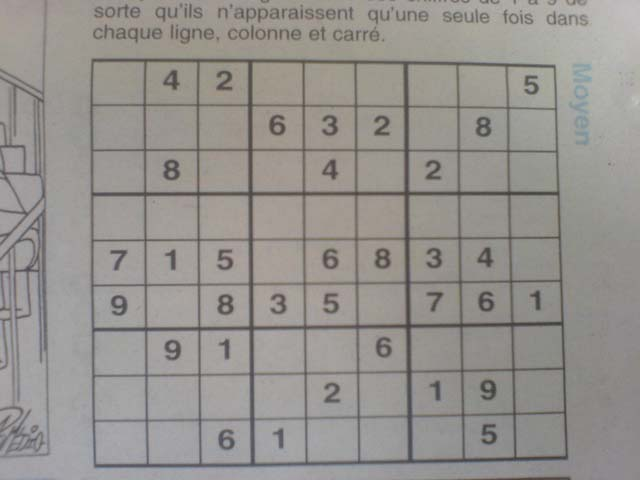
#> input picture python_scripts/original_dataset/image10.jpg, 640 x 480 px; its folder holds only this picture in this run
$ python -i python_helper_functions.py   (imports and definitions only)   (older library calls are emulated)
#> lines starting #> are read from the running program, lines starting #| are printed output that depends on the picture; after the words box and inside, x2 and y2 are one past the last pixel; in counts of white or black regions, pixels touching at a corner belong together
from matplotlib import pyplot as plt
import numpy as np
import cv2
from copy import copy
import os
import torch
from torch.utils.data import TensorDataset, random_split
from torch.utils.data.dataset import Subset
from torch import Tensor, Size
import torch.optim as optim
from pathlib import Path
from functools import partial
import logging
from typing import *

log = logging.getLogger(__name__)

class SudokuDataset(torch.utils.data.Dataset):
    """
    Dataset class for the Sudoku dataset. The occurrences of each label are counted,
    and the inverse frequency is calculated to address class imbalance.
    In particular, the dataset will typically contain a lot of empty cells and therefore
    samples with a label of zero will dominate the dataset.
    """
    # [9 lines left out: function __init__, not called in this run]

    def __len__(self)->int:
        return len(self.x)

    def __getitem__(self, idx) -> Tuple[Tensor, Tensor]:
        return self.x[idx], self.y[idx]

# [53 lines left out: function get_sudoku_dataset, not called in this run]

def resize_image_high_quality(image: Union[cv2.Mat, np.ndarray[Any, np.dtype]], target_width: int = 3400, target_height: int = 2500,
                              interpolation_method: int = cv2.INTER_LANCZOS4):
    """
    Resize the image to the target dimension only if current dimensions are smaller. Uses high-quality interpolation methods.
    :param image:                   Input image (numpy array)
    :param target_width:            Target width (default: 3400)
    :param target_height:           Target height (default: 2500)
    :param interpolation_method:    INTER_CUBIC produces high quality scaling, and INTER_LANCZOS4 has even higher
                                    quality with slower speed.
    :return:                        Resized image or original image if already large enough.
    """
    current_height, current_width = image.shape[:2]
    if current_width >= target_width and current_height >= target_height:
        # if the image is already larger than the target size, return it as is
        log.debug(f"Image already large enough ({current_width}x{current_height}). No resize needed.")
        return image

    log.debug(f"Resizing from {current_width}x{current_height} to {target_width}x{target_height}")

    # resize the image
    resized = cv2.resize(image, (target_width, target_height), interpolation=interpolation_method)

    return resized

def extract_sudoku_puzzle(image_path: str, new_size: Optional[Tuple[int, int]] = None,
                          display: bool = False) -> Union[cv2.Mat, np.ndarray[Any, np.dtype]]:
    """
    Extracts a warped and cropped sudoku puzzle from an image.
    :param image_path:  The path of the image to extract the sudoku puzzle from.
    :param new_size:    If specified, the size of the final image should match.
    :param display:     If true, plots are displayed of each step of transformation.
    :return:            A resulting image that extracts soley the Sudoku puzzle from the original image.
    """
#> called with image_path = 'original_dataset/image10.jpg', display = False
    original_image = resize_image_high_quality(cv2.cvtColor(cv2.imread(image_path, cv2.IMREAD_COLOR),
                                                            cv2.COLOR_BGR2RGB))
#> in resize_image_high_quality, `current_height, current_width = image.shape[:2]`: current_height = 480; current_width = 640
    colored_image = copy(original_image)
    gray_image = resize_image_high_quality(cv2.imread(image_path, cv2.IMREAD_GRAYSCALE))

    img_width = gray_image.shape[1]
    img_height = gray_image.shape[0]

    log.debug(f"Shape of image: {img_width}, {img_height}")

    modified_image = cv2.addWeighted(gray_image, 1.2, gray_image, 0, 0.0)
    modified_image = cv2.medianBlur(modified_image, 25)
    modified_image = cv2.adaptiveThreshold(modified_image, 255, cv2.ADAPTIVE_THRESH_MEAN_C, cv2.THRESH_BINARY, 11, 2)
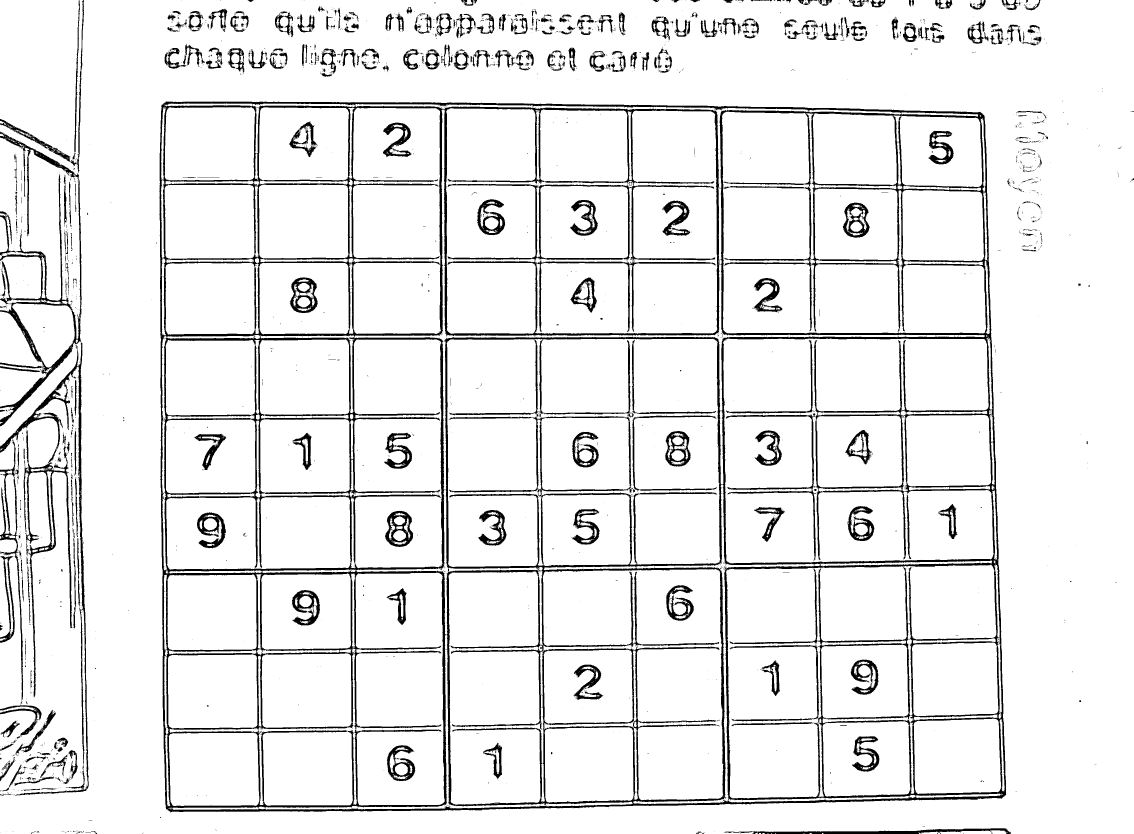
#> modified_image: shape (2500, 3400) (shown at 1/3 size); 91.5% white; 2327 black regions (1912 under 20 px), largest, box (x1, y1, x2, y2) and area: (478, 304, 3019, 2438) 420844, (0, 395, 245, 1279) 23354, (0, 1029, 266, 2387) 16972
    modified_image = cv2.Canny(modified_image, 250, 200)
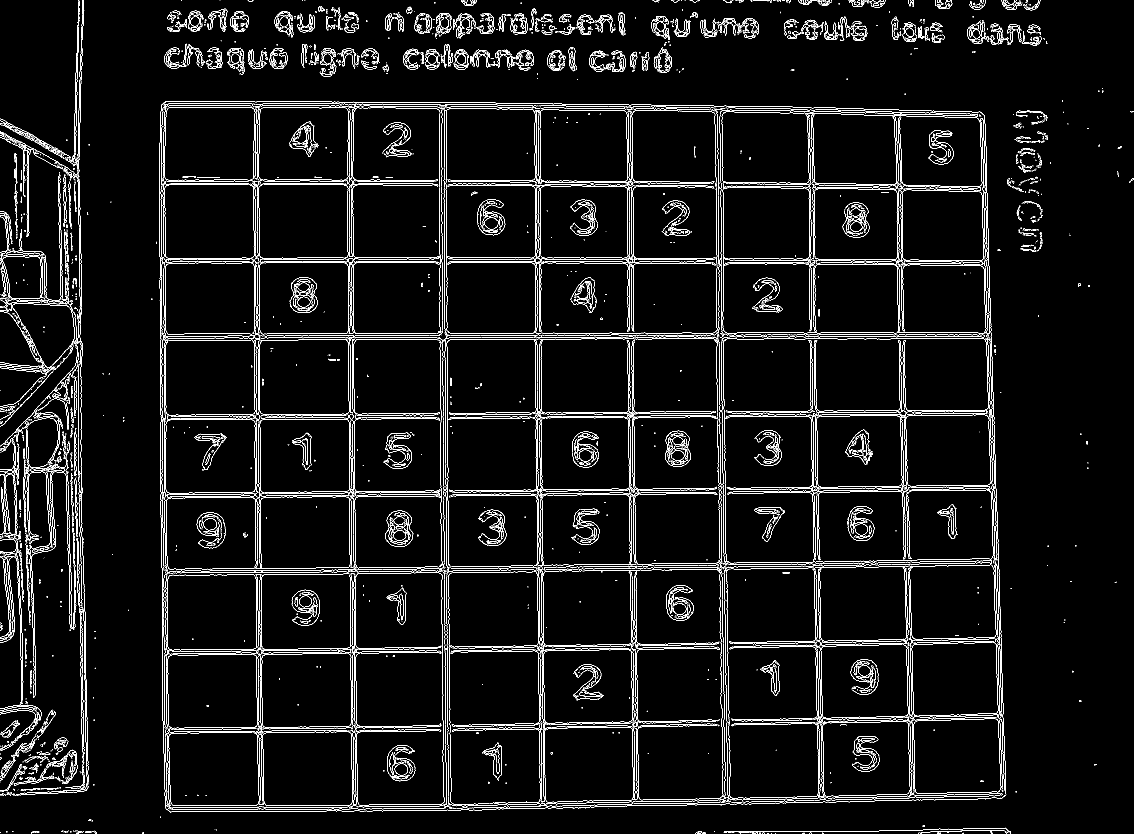
#> modified_image: shape (2500, 3400) (shown at 1/3 size); 3.4% white in thin lines or dots
    modified_image = cv2.dilate(modified_image, np.ones((11, 11), np.uint8), np.zeros(gray_image.shape), [-1, 1])
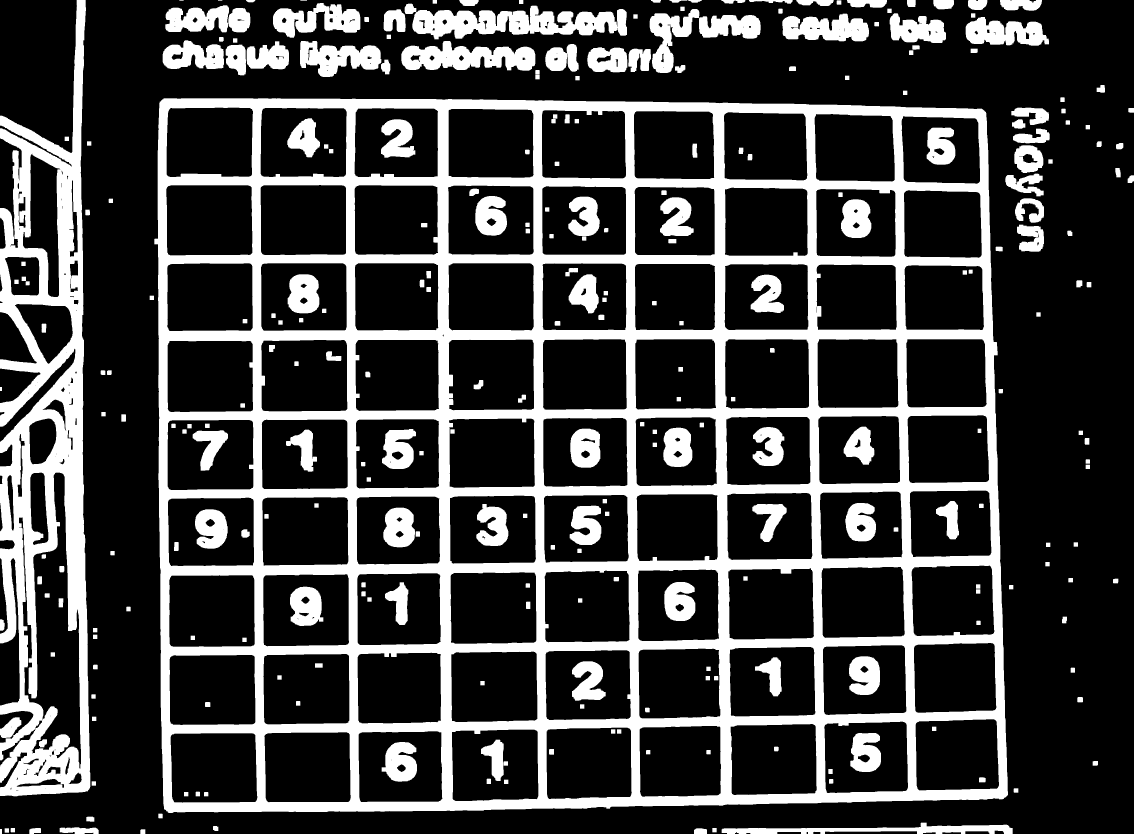
#> modified_image: shape (2500, 3400) (shown at 1/3 size); 24.5% white; 291 white regions

    contours, _ = cv2.findContours(modified_image, cv2.RETR_TREE, cv2.CHAIN_APPROX_SIMPLE)
#> contours = 552 contours, 63 with area under 20; largest, box (x1, y1, x2, y2) and area: (463, 295, 3024, 2439) 5314426, (0, 0, 271, 2389) 443740, (56, 1417, 244, 2306) 77028, (507, 1725, 765, 1941) 54582, (789, 1722, 1048, 1940) 54538

    # sort by the largest contour
    contour_areas = np.array([cv2.contourArea(cont) for cont in contours])
#> contour_areas = 552 values, max 5314426 at index 74, min 2 at index 103, mean 19241.9
    area_indices = np.flip(np.argsort(contour_areas))
#> area_indices = 552 values, max 551 at index 85, min 0 at index 316, mean 275.5

    # Just to analyze the area of the largest contour
    largest_area = contour_areas[area_indices[0]]
#> largest_area = 5314426
    total_area = img_width * img_height

    # filter out contours whose area is nearly the entire image which would indicate that there is a border around
    # the image
    l_i = 0  # choose the first contour below the 98% threshold
    area_threshold = 0.98
    for i, area_idx in enumerate(area_indices):
        curr_area = contour_areas[area_idx]
        if curr_area / total_area < area_threshold:
            l_i = i
            break
#> this loop made 1 pass
#> (area_idx, curr_area, l_i) on pass 1: (74, 5314426, 0)
    area_indices = area_indices[l_i:]

    # for a_idx in area_indices:
    # perimeter = cv2.arcLength(contours[a_idx[0], True) * 0.02
    # approx = cv2.approxPolyDP(contours[a_idx[0], perimeter, True)
    approx = cv2.approxPolyN(contours[area_indices[0]], nsides=4, epsilon_percentage=-1.0, ensure_convex=True)
#> approx = [[2975, 318], [3024, 2397], [487, 2457], [457, 285]]

    contourArea = cv2.contourArea(approx)
#> contourArea = 5372734.5
    # if len(approx) == 4 and abs(contourArea) > 2000 and cv2.isContourConvex(approx):
    log.debug(f"This is a valid contour; Area of contour is {contourArea}; Shape of approx is {approx.shape}")
    for i in range(len(approx)):
        point = np.squeeze(approx[i])
        log.debug(f"Point_{i}: ({point[0]},{point[1]})")
#> this loop made 1 pass
#> point on pass 1: [[2975, 318], [3024, 2397], [487, 2457], [457, 285]]

    temp_approx = np.squeeze(approx)
#> temp_approx has the same summary as approx
    log.debug(f"temp_approx shape {temp_approx.shape}")
    abs_vals = np.array([temp_approx[i, 0] * temp_approx[i, 1] for i in range(temp_approx.shape[0])])
#> abs_vals = [946050, 7248528, 1196559, 130245]
    tl_idx = np.argmin(abs_vals)
#> tl_idx = 3
    br_idx = np.argmax(abs_vals)
#> br_idx = 1
    top_left = temp_approx[tl_idx, :]
#> top_left = [457, 285]
    bottom_right = temp_approx[br_idx, :]
#> bottom_right = [3024, 2397]
    other_idx = [i for i in range(len(temp_approx)) if (i != tl_idx and i != br_idx)]
#> other_idx = [0, 2]
    top_right = temp_approx[other_idx[0], :] if temp_approx[other_idx[0], 1] > temp_approx[
        other_idx[1], 1] else temp_approx[other_idx[1], :]
#> top_right = [487, 2457]
    bottom_left = temp_approx[other_idx[0], :] if temp_approx[other_idx[0], 0] > temp_approx[
        other_idx[1], 0] else temp_approx[other_idx[1], :]
#> bottom_left = [2975, 318]

    reordered_approx = np.expand_dims(np.array([top_left, top_right, bottom_right, bottom_left]), axis=1)
#> reordered_approx = [[457, 285], [487, 2457], [3024, 2397], [2975, 318]]
    log.debug(f"Reordered: \n{reordered_approx}")
    approx = reordered_approx
#> approx has the same summary as reordered_approx
    # break

    if img_height < img_width:
        orientation = 'landscape'
        square_size = int(img_height * 0.90)
    else:
        orientation = 'portrait'
        square_size = int(img_width * 0.90)

    # get the perspective transform matrix
    target_coordinates = np.array([[0, 0], [0, square_size], [square_size, square_size], [square_size, 0]],
                                  dtype=np.float32)
    # target_coordinates = np.array([[square_size, 0], [square_size, square_size], [0, square_size], [0, 0]],
    #                               dtype=np.float32)
    transformation_matrix = cv2.getPerspectiveTransform(np.squeeze(approx).astype(np.float32), target_coordinates)
#> transformation_matrix = [[0.85, -0.0117, -385.1], [-0.0136, 1.04, -289.6], [-1.69e-05, 4.08e-06, 1]]

    # Apply the perspective transformation
    result_img = cv2.warpPerspective(colored_image, transformation_matrix, (int(square_size), int(square_size)))
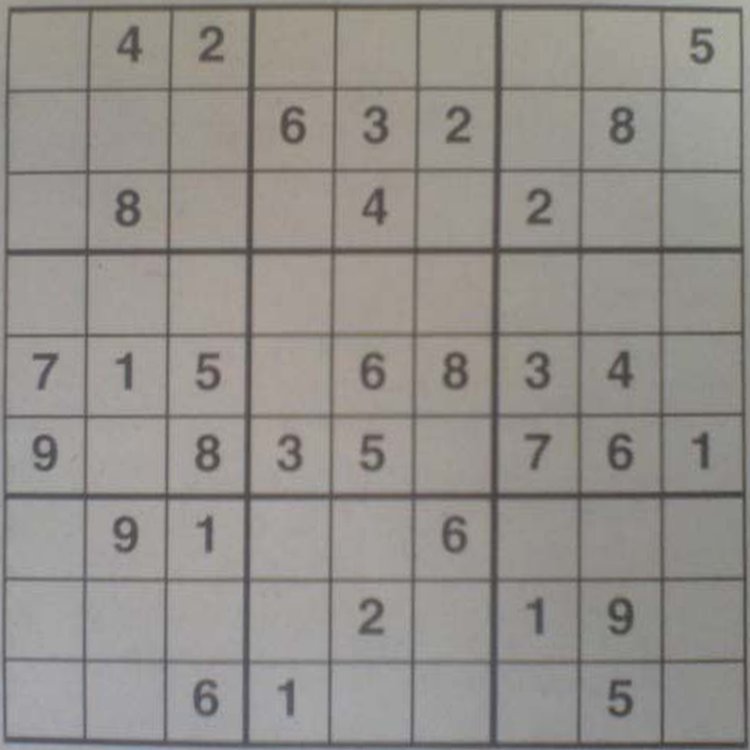
#> result_img: shape (2250, 2250, 3) (shown at 1/3 size); mean R, G, B 147.2, 143.5, 139.1

    log.debug(f"Orientation: {orientation}, Square Size: {square_size}, Image dimensions: {original_image.shape}")
    log.debug(f"Target (x,y) coordinates:\n{target_coordinates}")

    if display:
        # display results
        fig = plt.figure(figsize=(12, 8))
        plt.subplot(1, 2, 1), plt.imshow(colored_image, 'gray')
        plt.title('Original Image')
        plt.xticks([]), plt.yticks([])
        plt.subplot(1, 2, 2), plt.imshow(result_img, 'gray')
        plt.title('Warped Image')
        plt.xticks([]), plt.yticks([])
        plt.show()

    if new_size is not None:
        result_img = cv2.resize(result_img, new_size)

    return result_img

# [106 lines left out: functions format_inputs_cells, parse_processed_dataset, parse_cells, parse_dat, not called in this run]

class CannyEdgeDetector:
    def __init__(self):
        pass

    # [183 lines left out: functions gaussian_blur, compute_gradients, non_maximum_suppression, double_threshold, hysteresis, __call__ and 2 more, not called in this run]

>>> result = extract_sudoku_puzzle('original_dataset/image10.jpg')

$ run again, on python_scripts/original_dataset/image1000.jpg
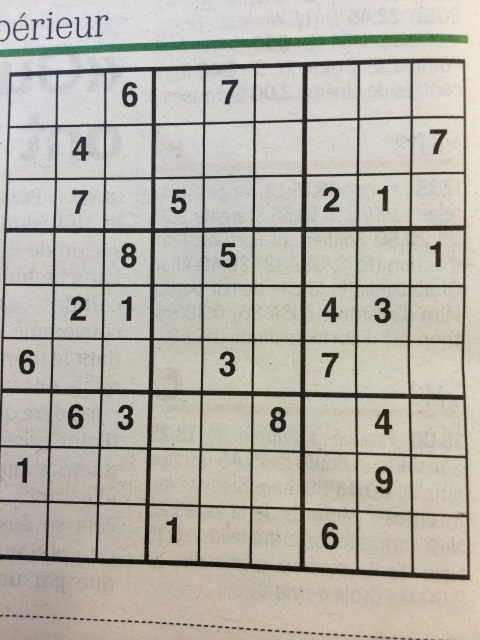
#> input picture python_scripts/original_dataset/image1000.jpg, 960 x 1280 px (shown at 1/2 size)
#> current_height = 1280; current_width = 960
#> resized: shape (2500, 3400)
#> image: shape (1280, 960)
#> in extract_sudoku_puzzle, `modified_image = cv2.dilate(modified_image, np.ones((11, 11), np.uint8..`:
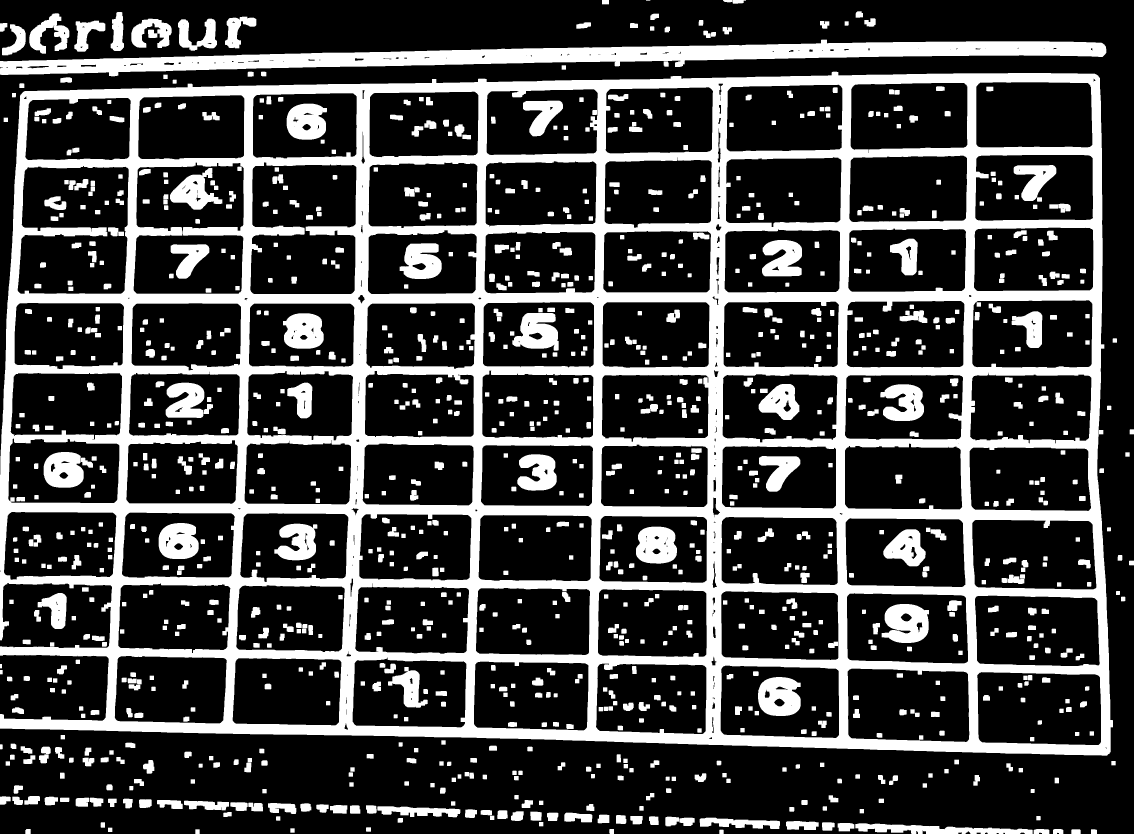
#> modified_image: shape (2500, 3400) (shown at 1/3 size); 25.4% white; 1157 white regions
#> contours = 1492 contours, 97 with area under 20; largest, box (x1, y1, x2, y2) and area: (0, 215, 3339, 2267) 6396587, (0, 119, 3319, 229) 139986, (400, 487, 732, 882) 115644, (52, 497, 387, 882) 113900, (750, 486, 1070, 883) 112732
#> contour_areas = 1492 values, max 6396587 at index 210, min 2 at index 191, mean 8147.5
#> area_indices = 1492 values, max 1491 at index 528, min 0 at index 1278, mean 745.5
#> largest_area = 6396587
#> the loop in extract_sudoku_puzzle, `for i, area_idx in enumerate(area_indices):` made 1 pass
#> (area_idx, curr_area, l_i) on pass 1: (210, 6396587, 0)
#> in extract_sudoku_puzzle, `approx = cv2.approxPolyN(contours[area_indices[0]], nsides=4, epsilon_..`: approx = [[3340, 2268], [-54, 2184], [60, 260], [3300, 200]]
#> contourArea = 6621176
#> the loop in extract_sudoku_puzzle, `for i in range(len(approx)):` made 1 pass
#> point on pass 1: [[3340, 2268], [-54, 2184], [60, 260], [3300, 200]]
#> temp_approx has the same summary as approx
#> abs_vals = [7575120, -117936, 15600, 660000]
#> tl_idx = 1
#> br_idx = 0
#> top_left = [-54, 2184]
#> bottom_right = [3340, 2268]
#> other_idx = [2, 3]
#> top_right = [60, 260]
#> bottom_left = [3300, 200]
#> reordered_approx = [[-54, 2184], [60, 260], [3340, 2268], [3300, 200]]
#> in extract_sudoku_puzzle, `approx = reordered_approx`: approx has the same summary as reordered_approx
#> transformation_matrix = [[-0.716, -0.0424, 53.97], [-0.688, -1.16, 2503.1], [-0.000614, -1.31e-05, 1]]
#> in extract_sudoku_puzzle, `result_img = cv2.warpPerspective(colored_image, transformation_matrix,..`:
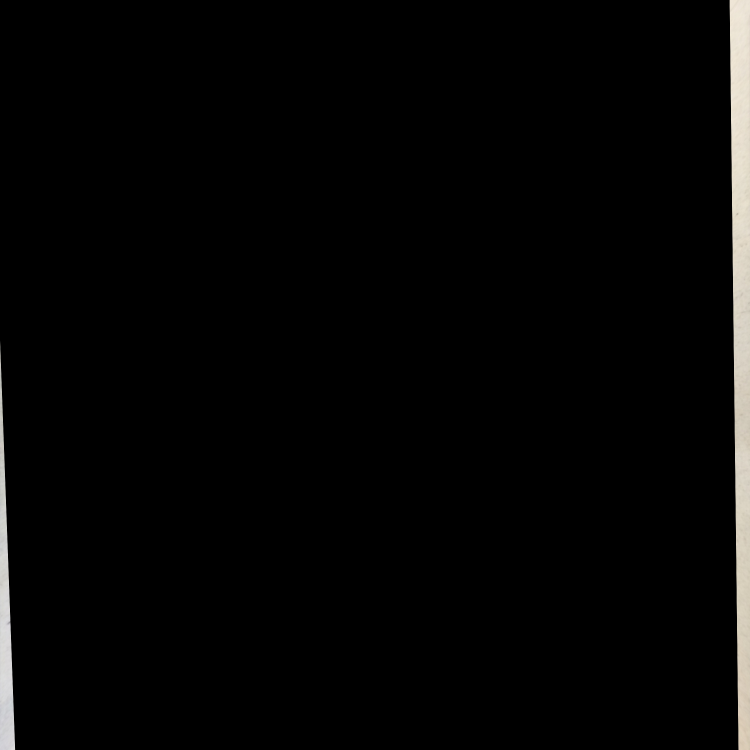
#> result_img: shape (2250, 2250, 3) (shown at 1/3 size); mean R, G, B 5.9, 5.7, 5.3
